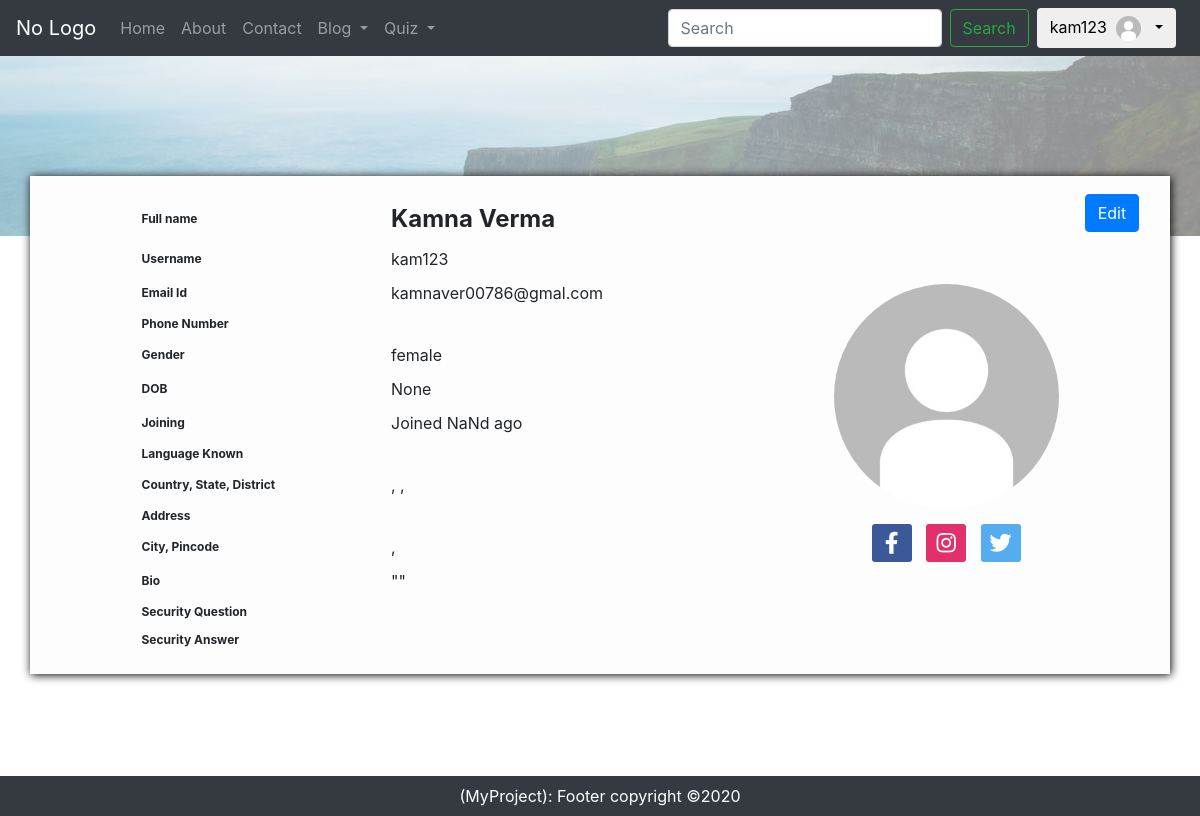
Screenshot of /viewProfile/ (signed in) with the database file from the repository.
### home/models.py (models this page shows, shortened)
class UserProfile(models.Model):
    GENDER_CHOICES = (
        ("MALE","male"),
        ("FEMALE","female"),
        ("OTHERS","others"),
    )
    UserUsername = models.OneToOneField(User,on_delete=models.CASCADE,blank=True, null=True)
    phoneNumber = models.CharField(blank=True,null=True,max_length=12)
    Gender = models.CharField(choices=GENDER_CHOICES,max_length=50,blank=True)
    Dob = models.DateField(auto_now_add=False,auto_now=False,blank=True,null=True)
    JoiningDate = models.DateTimeField(auto_now_add=True)
    Country = models.CharField(max_length=100,blank=True, null=True)
    State = models.CharField(max_length=100,blank=True, null=True)
    District = models.CharField(max_length=100,blank=True, null=True)
    city = models.CharField(max_length=100,blank=True, null=True)
    address = models.CharField(max_length=100,blank=True, null=True)
    designation = models.CharField(max_length=100,blank=True, null=True)
    facebook_url = models.CharField(max_length=100,blank=True, null=True)
    instagram_url = models.CharField(max_length=100,blank=True, null=True)
    twitter_url = models.CharField(max_length=100,blank=True, null=True)
    pincode = models.CharField(blank=True,null=True,max_length=10)
    Bio = models.TextField(blank=True, null=True)
    coverImage = models.ImageField(blank=True, null=True,upload_to='images/coverImage/',default='defaultCover.jpg')
    profileImage = models.ImageField(blank=True, null=True,upload_to='images/profileImage/',default='defaultProfile.jpg')
    isPublic = models.BooleanField(default=False)
    securityQues = models.CharField(max_length=200,blank=True, null=True)
    securityAns = models.CharField(max_length=400,blank=True, null=True)
    language = models.CharField(max_length=400,blank=True, null=True)

### home/views.py (the view)
# urls.py: path('viewProfile/',views.viewProfile,name="viewProfile"),
def viewProfile(request):
    myprofile = UserProfile.objects.get(UserUsername=request.user)
    myuser = User.objects.get(username=request.user)
    context = {"myuser":myuser,"myprofile":myprofile}
    return render(request,"home/viewProfile.html",context)

### home/context_processors.py (called while the page is built)
def profile(request):
    if not request.user.is_authenticated:
        return {
            'profile': 'Anonymous'
        }
    else:
        return{
        'profile': UserProfile.objects.filter(UserUsername=request.user).first()
        }

### templates/home/viewProfile.html (shortened to what this page needs)
{% extends 'home/base.html' %}
{% block css %}
{% load static %}
<link rel="stylesheet" href="{% static 'css/profile.css' %}">
{% endblock css %}
{% block body %}
<div class="container-fluid p-0">
    <div class="timeline-image">
        <img src="/media/{{myprofile.coverImage}}" alt="timeline">
    </div>
    <div class="container profile-container">
     <div class="edit-block">
        <span><a href="/editUserProfile/" role="button" class="btn btn-primary m-2">Edit</a></span>
    </div>
        <div class="left-profile-block">
        <div class="profile-element">
            <div class="small-text">Full name </div>
            <div class="big">
                <span>{{myuser.first_name}}</span>
                <span>{{myuser.last_name}}</span>
            </div>
        </div>
        <div class="profile-element">
            <div class="small-text">Username </div>
            <div>
                <span>{{myuser.username}}</span>
            </div>
        </div>
        <div class="profile-element">
            <div class="small-text">Email Id </div>
            <div>
                <span>{{myuser.email}}</span>
            </div>
        </div>
        <div class="profile-element">
            <div class="small-text">Phone Number</div>
        </div>
        <div class="profile-element">
            <div class="small-text ">Gender</div>
            <div class="text-lowercase">
                <span>{{myprofile.Gender}}</span>
            </div>
        </div>
        <div class="profile-element">
            <div class="small-text">DOB</div>
            <div>
                <span>{{myprofile.Dob}}</span>
            </div>
        </div>
        <div class="profile-element">
            <div class="small-text">Joining </div>
            <div>
                <span id="joining">{{myprofile.JoiningDate.isoformat}}</span>
            </div>
        </div>
        <div class="profile-element">
            <div class="small-text">Language Known </div>
        </div>
        <div class="profile-element">
            <div class="small-text">Country, State, District</div>
            <div>
                ,
                ,
            </div>
        </div>
        <div class="profile-element">
            <div class="small-text">Address</div>
        </div>
        <div class="profile-element">
            <div class="small-text">City, Pincode </div>
            <div>
                ,
            </div>
        </div>
        <div class="profile-element">
            <div class="small-text">Bio </div>
            <div>
                ""
            </div>
        </div>
      <div class="profile-element">
            <div class="small-text">Security Question </div>
        </div>
        <div class="profile-element">
            <div class="small-text">Security Answer </div>
        </div>
        </div>
        <div class="right-profile-block">
            <div class="profile-element">
                <div class="profile-image">
                    <img src="/media/{{myprofile.profileImage}}" alt="User Profile picture">
                </div>
            </div>
            <div class="profile-element text-center">
                <div class="social-links">
                    <a href="{{myprofile.facebook_url}}" target="_blank" ><i class="fab fa-facebook-f"></i></a>
                    <a href="{{myprofile.instagram_url}}" target="_blank"><i class="fab fa-instagram"></i></a>
                    <a href="{{myprofile.twitter_url}}" target="_blank"><i class="fab fa-twitter"></i></a>
                </div>
            </div>
        </div>
    </div>
</div>
{% endblock body %}

### templates/home/base.html (shortened to what this page needs)
<!DOCTYPE html>
<html lang="en">
<head>
  <link rel="stylesheet" href="https://cdnjs.cloudflare.com/ajax/libs/font-awesome/5.15.2/css/all.min.css">
  <link rel="stylesheet" href="https://maxcdn.bootstrapcdn.com/bootstrap/4.0.0/css/bootstrap.min.css"
 />
  <link rel="stylesheet" href="https://cdn.jsdelivr.net/npm/bootstrap-icons@1.4.0/font/bootstrap-icons.css">
  {% block css %}
  {% endblock css %}
</head>
<body>
  <nav class="navbar navbar-expand-lg navbar-dark bg-dark navbar-sticky">
    <a class="navbar-brand" href="/">No Logo</a>
    <div class="collapse navbar-collapse" id="navbarSupportedContent">
      <ul class="navbar-nav mr-auto">
        <li class="nav-item {% block homeactive %}
        {% endblock homeactive %}">
          <a class="nav-link" href="/">Home <span class="sr-only">(current)</span></a>
        </li>
        <li class="nav-item {% block aboutactive %}
        {% endblock aboutactive %}">
          <a class="nav-link" href="/about">About</a>
        </li>
        <li class="nav-item {% block contactactive %}
        {% endblock contactactive %}">
          <a class="nav-link" href="/contact">Contact</a>
        </li>
      {% if not user.is_authenticated %}
        <li class="nav-item {% block blogactive %}
        {% endblock blogactive %}">
          <a class="nav-link" href="/blog">Blog</a>
        </li>
         <li class="nav-item {% block quizactive %}{% endblock %}">
          <a class="nav-link" href="/quiz">Quiz</a>
        </li>
      {% else %}
        <div class=" nav-item dropdown">
        <a class=" dropdown-toggle nav-link {% block logBlogactive %}{% endblock %}" id="menu1" data-toggle="dropdown" href="#">Blog
        </a>
        </div>
        <div class=" nav-item dropdown">
        <a class=" dropdown-toggle nav-link {% block logQuizactive %}{% endblock %}" id="menu1" data-toggle="dropdown" href="#">Quiz
        </a>
        </div>
      {% endif %}
      </ul>
      <form class="form-inline my-2 my-lg-0" method="get" action="/blog/search/">
        <input class="form-control mr-sm-2" type="search" placeholder="Search" aria-label="Search" name="query" id="query" />
        <button class="btn btn-outline-success my-2 my-sm-0" type="submit">Search</button>
      </form>
      {% if not user.is_authenticated %}
      <a href="/account/signup" role="button" class="btn btn-primary m-2">Sign Up</a>
      <a href="/account/login" role="button" class="btn btn-primary m-2">Login</a>
      {% else %}
      <div class="dropdown mx-2">
        <button class="btn btn-default dropdown-toggle" type="button" id="menu1" data-toggle="dropdown">{{request.user}}
        <img src="/media/{{profile.profileImage}}" style="width: 25px;
        height: 25px;
        border-radius: 50%;
        margin: 0px 5px;
        object-fit: cover;">
        </button>
      </div>
      {% endif %}
    </div>
  </nav>
  <div style="min-height: 90vh;">
    {% block body %}
    {% endblock body %}
  </div>
  <footer class="footer">
    <span> (MyProject): Footer copyright &copy;2020</span>
  </footer>
</body>
</html>

### static/css/profile.css (style rules this page uses)
.timeline-image { height: 180px; }
.timeline-image img { width: 100%; height: 180px; object-fit: cover; opacity: 0.5; }
.profile-container { background: rgba(253, 253, 253, 1); filter: drop-shadow(1px 1px 5px black); }
.profile-image img { width: 225px; height: 225px; border-radius: 50%; object-fit: cover; }
.profile-container { display: flex; justify-content: space-around; align-items: center; position: relative; top: -60px; left: 0; right: 0; padding: 15px; font-size: 16px; }
.container-fluid { position: relative; }
.left-profile-block { flex: 0.6; }
.left-profile-block .profile-element { display: flex; align-items: center; }
.profile-element { margin: 10px; }
.left-profile-block .profile-element div { width: 50%; }
.big { font-size: 24px; font-weight: bolder; }
.edit-block { position: absolute; top: 2%; right: 2%; z-index: 10; }
.fab { padding: 8px; width: 40px; font-size: 22px; text-align: center; text-decoration: none; margin: 5px; border-radius: 3px; }
.fa-facebook-f { background: #3b5998; color: white; }
.fa-twitter { background: #55acee; color: white; }
.fa-instagram { background: #e1306c; color: white; }
.small-text { font-size: 12px; font-weight: bold; }

### templates/home/base.html (style rules this page uses)
.footer { background-color: #343a40; color: white; text-align: center; padding: 8px; }
.navbar-sticky { position: sticky; top: 0; left: 0; right: 0; z-index: 10; }

### rows the page displays
UserProfile: profileImage (placeholder picture), coverImage (placeholder picture), Gender "female", Dob "None"

### other values shown
{{ request.user }} "kam123"
{{ myuser.first_name }} "Kamna"
{{ myuser.last_name }} "Verma"
{{ myuser.username }} "kam123"
{{ myuser.email }} "kamnaver00786@gmal.com"
